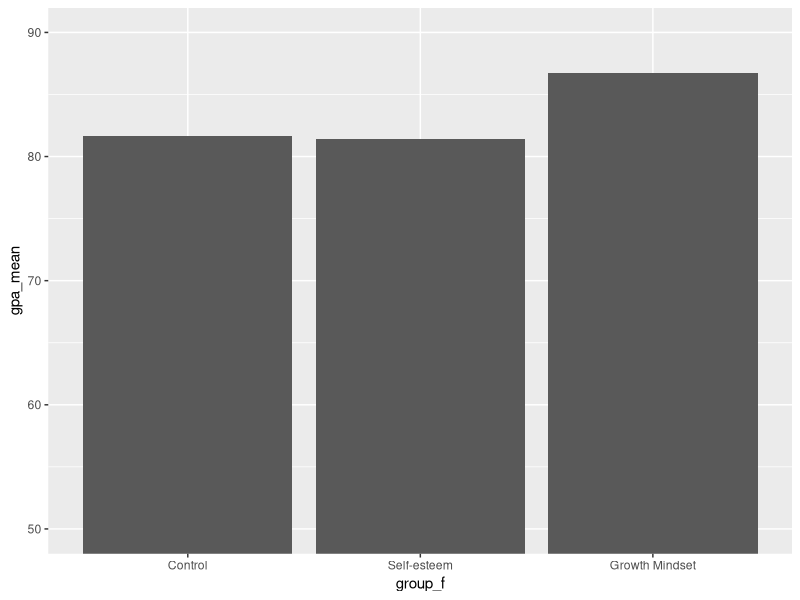
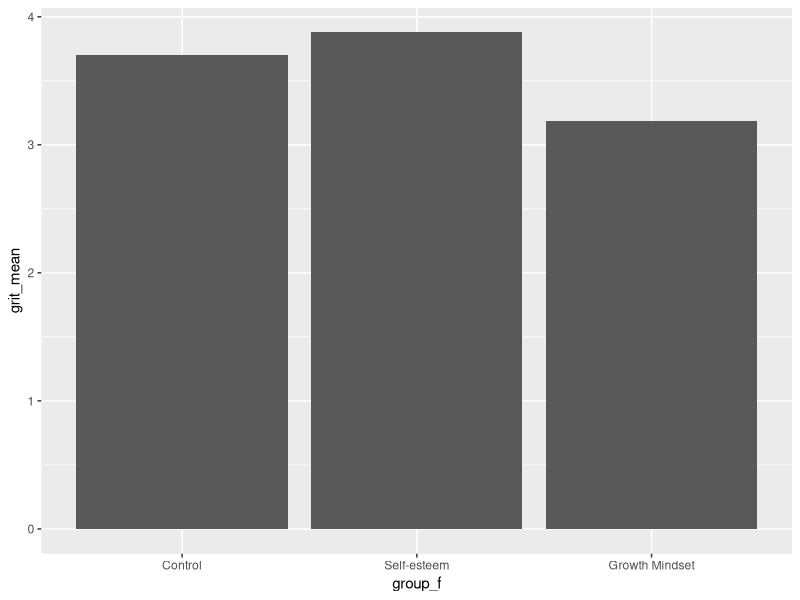
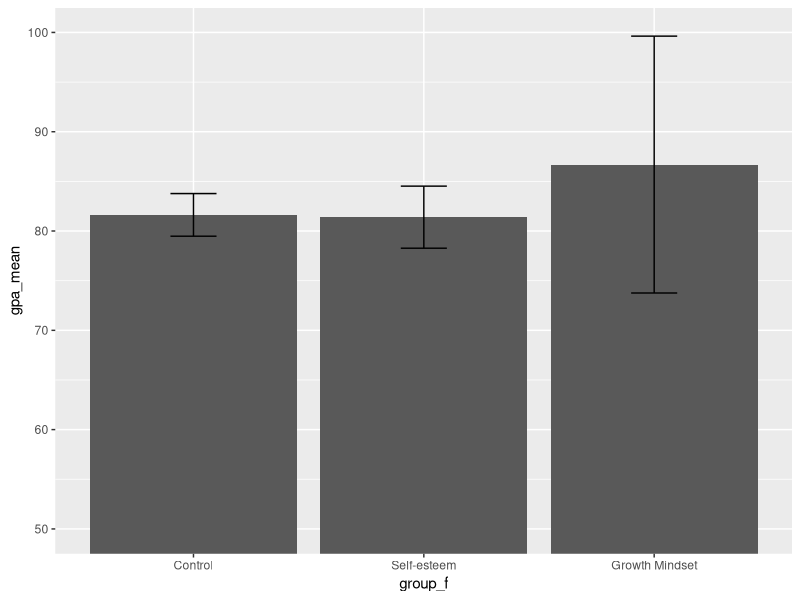
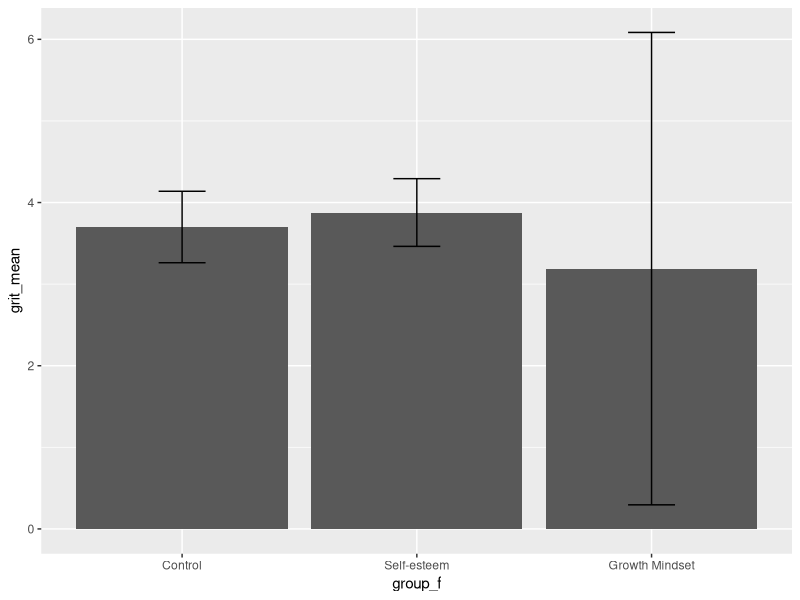
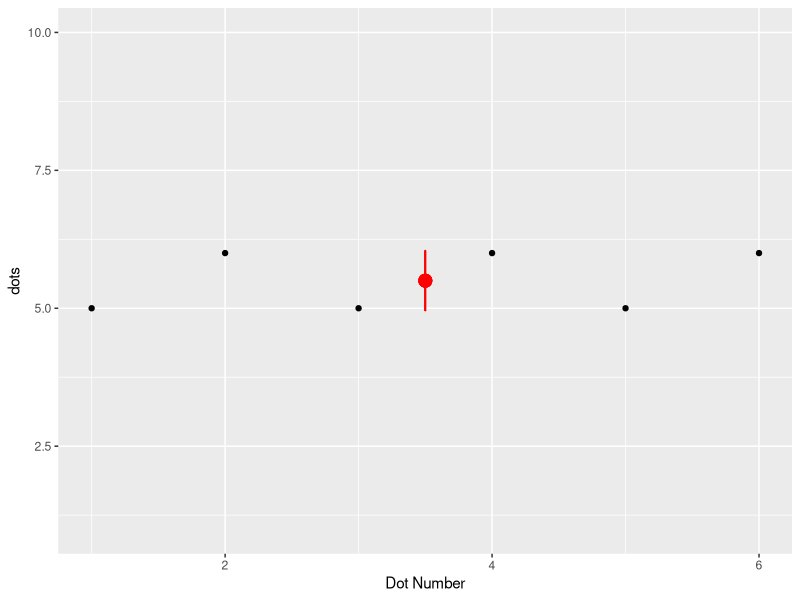
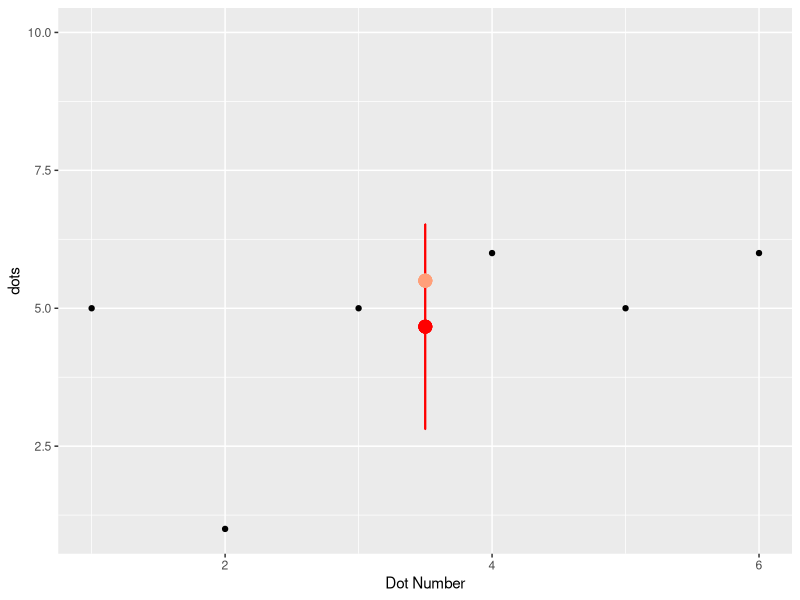
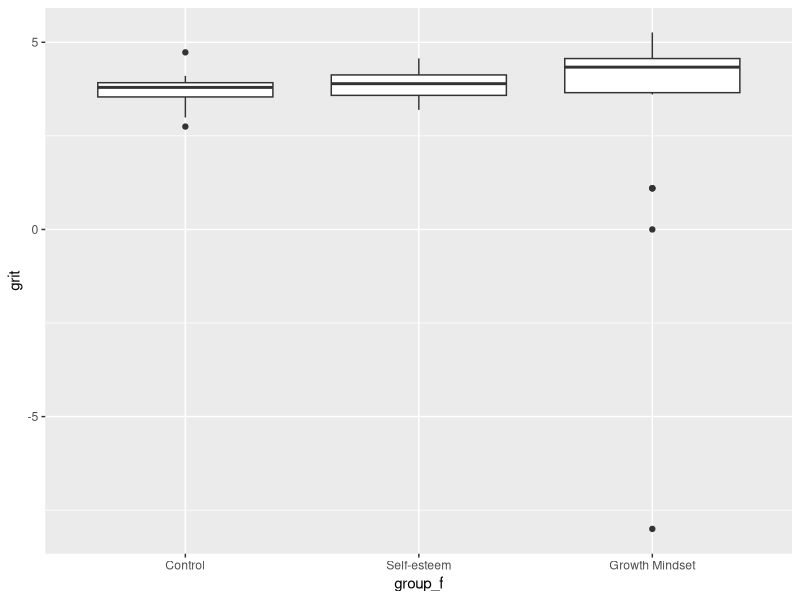
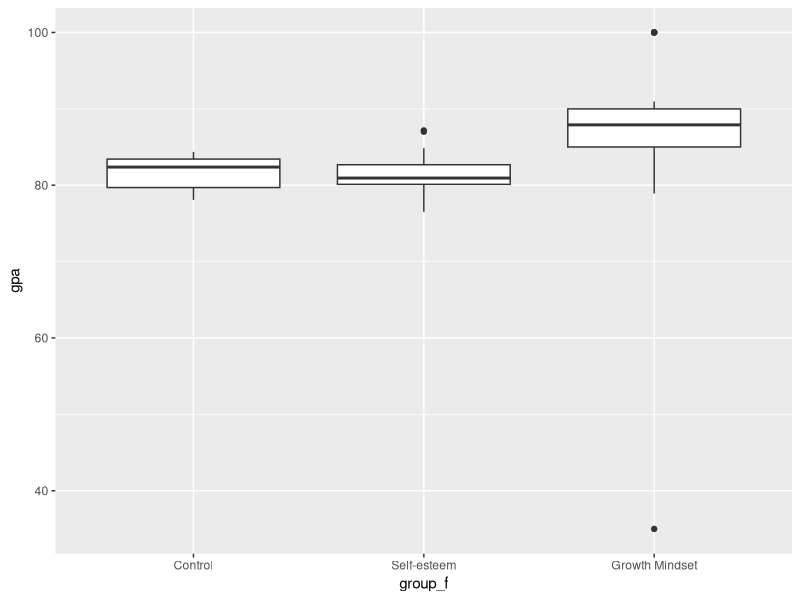

Source code (R) for these figures, in order:
## ---- chunk 1

library(tidyverse) # For dplyr, ggplot2, etc.
library(magrittr) # for pipes
library(psych) #for factanal, alpha

## ---- chunk 2

##reminder: "header = TRUE" tells the function that the top row of our data is, in fact, variable *names* and not actual data; "stringsAsFactors = TRUE" reads in character (aka string) variables (like our group_f variable) as factors rather than characters.
gm <- read.csv("growth mindset study_cleaned3.csv", header = TRUE, stringsAsFactors = TRUE)

gm %<>% mutate(group_f = ordered(group_f, levels = c("Control", "Self-esteem", "Growth Mindset")))
## ---- chunk 3
gm_means <- gm %>% 
              group_by(group_f) %>% 
                summarise(gpa_mean = mean(gpa, na.rm = TRUE), 
                          gpa_sd = sd(gpa, na.rm = TRUE), 
                          grit_mean = mean(grit, na.rm = TRUE), 
                          grit_sd = sd(grit, na.rm = TRUE))
## ---- chunk 4
gm_means %>%
  ggplot(aes(x = group_f, y = gpa_mean)) +
  geom_col() +
  coord_cartesian(ylim = c(50, 90))

gm_means %>%
  ggplot(aes(x = group_f, y = grit_mean)) +
  geom_col()

## ---- chunk 5
gm_means %>%
  ggplot(aes(x = group_f, y = gpa_mean)) +
  geom_col() +
  geom_errorbar(aes(ymin=gpa_mean-gpa_sd, ymax=gpa_mean+gpa_sd), width=.2) +
  coord_cartesian(ylim = c(50, 100))

gm_means %>%
  ggplot(aes(x = group_f, y = grit_mean)) +
  geom_col() +
  geom_errorbar(aes(ymin=grit_mean-grit_sd, ymax=grit_mean+grit_sd), width=.2)

## ---- chunk 6

dots <- c(5, 6, 5, 6, 5, 6)
num <- c(1, 2, 3, 4, 5, 6)
dotsnum <- cbind.data.frame(dots, num)

dotsnum %>% ggplot() +
  geom_point(aes(x = num, y = dots)) + coord_cartesian(ylim = c(1, 10))+
  geom_point(aes(x = mean(num), y = mean(dots)), colour="red", size = 4) + xlab("Dot Number")+
  geom_errorbar(aes(x = mean(num), y = mean(dots), ymin = mean(dots)-sd(dots), ymax = mean(dots)+sd(dots)), width = .001, color = "red")

## ---- chunk 7

dots <- c(5, 1, 5, 6, 5, 6)
num <- c(1, 2, 3, 4, 5, 6)
dotsnum <- cbind.data.frame(dots, num)

dotsnum %>% ggplot() +
  geom_point(aes(x = num, y = dots)) + coord_cartesian(ylim = c(1, 10))+
  geom_point(aes(x = mean(num), y = mean(dots)), color="red", size = 4) + xlab("Dot Number") +
  geom_errorbar(aes(x = mean(num), y = mean(dots), ymin = mean(dots)-sd(dots), ymax = mean(dots)+sd(dots)), width = .001, color = "red") +
  geom_point(aes(x = mean(num), y = 5.5), color="lightsalmon1", size = 4) #+
  #geom_errorbar(aes(x = mean(num), y = 5.5, ymin = 5, ymax = 6), width = .001, color = "lightsalmon1")

## ---- chunk 8
gm %>% ggplot() +
  geom_boxplot(aes(x = group_f, y = grit))

gm %>% ggplot() +
  geom_boxplot(aes(x = group_f, y = gpa))
## ---- chunk 9

gm %>% select(id, grit) %>% filter(grit < 1)
gm %>% select(id, gpa) %>% filter(gpa < 50)

## ---- chunk 10
#the function ifelse() works like this: ifelse(if_condition, then_do_this, otherwise_do_this). So here, the first one would be read as: "if grit is less than one, than code as missing, otherwise code the same as the original grit variable".

gm2 <- gm %>% mutate(
  
  grit = ifelse(grit < 1, NA, grit),
  gpa = ifelse(gpa < 50, NA, gpa)
  
)

## ---- chunk 11
gm2 %>% ggplot() +
  geom_boxplot(aes(x = group_f, y = grit))

gm2 %>% ggplot() +
  geom_boxplot(aes(x = group_f, y = gpa))

## ---- chunk 12

gm2 %>% 
  select(id, gpa) %>% 
  mutate(z_gpa = scale(gpa)) %>% 
  filter(z_gpa>=3| z_gpa<=-3)

gm2 %>% 
  select(grit) %>% 
  mutate(z_grit = scale(grit)) %>% 
  filter(z_grit>=3 | z_grit<=-3)

## ---- chunk 13
gm2.no.out <- gm2 %>% mutate(
  
  grit = ifelse(scale(grit) < -3, 
                NA,
                grit)
  
)
## ---- chunk 14
gm_means <- gm2.no.out %>% 
              group_by(group_f) %>% 
                summarise(gpa_mean = mean(gpa, na.rm = TRUE), 
                          gpa_sd = sd(gpa, na.rm = TRUE), 
                          grit_mean = mean(grit, na.rm = TRUE), 
                          grit_sd = sd(grit, na.rm = TRUE))

gm_means %>%
  ggplot(aes(x = group_f, y = gpa_mean)) +
  geom_col() +
  geom_errorbar(aes(ymin=gpa_mean-gpa_sd, ymax=gpa_mean+gpa_sd), width=.2) +
  coord_cartesian(ylim = c(50, 100))

gm_means %>%
  ggplot(aes(x = group_f, y = grit_mean)) +
  geom_col() +
  geom_errorbar(aes(ymin=grit_mean-grit_sd, ymax=grit_mean+grit_sd), width=.2)

## ---- chunk 15
mtcars %>% ggplot(aes(mpg,wt))+geom_point()+
  geom_point(data = mtcars %>% summarise_all(mean),size=5,color="red")+
  annotate(geom = "label",x = 25,y= 2.5, label = "A",color="blue",shape=7,size=3)+
  annotate(geom = "label",x = 25,y= 4,label = "B",color="blue",shape=7,size=3)+
  labs(y = "Weight", x= "Mileage")

## ---- chunk 16
MO_Detection = function (CompleteDataset, AnalyzedDataset, alpha = 0.001) {
  Means = colMeans(AnalyzedDataset, na.rm = T)
  Covariance = cov(AnalyzedDataset, use = "pairwise.complete.obs")
  Distances = mahalanobis(AnalyzedDataset, Means, Covariance)
  cutoff = qchisq(1-alpha, ncol(AnalyzedDataset))
  remain = Distances < cutoff
  PlotData = AnalyzedDataset %>% 
    mutate(ID = 1:nrow(AnalyzedDataset), 
           Distance = Distances, 
           Outlier = factor(remain,labels = c("Yes","No")))
  n = nrow(AnalyzedDataset) - sum(remain)
  report = paste(n, "cases were multivariate outliers")
  print(report)
  p = ggplot(PlotData, aes(ID, Distance, color = Outlier)) + 
    geom_point() + 
    labs(title = "Multivariate Outliers",
         subtitle = report)
    theme(legend.position = "bottom")
  print(p)

  return(CompleteDataset %>% filter(remain))
}
## ---- chunk 17
gm_noout = MO_Detection(gm, gm[7:9],alpha =.5)
## ---- chunk 18
gm_noout = MO_Detection(gm, gm[7:9],alpha = 0.01)
#gm_noout = MO_Detection(gm, gm[7:9],alpha = 0.8)
## ---- chunk 19
gm.full <- read.csv("growth mindset study.csv")

library(psych)

view(gm.full)
## ---- chunk 20

gm.full %<>% select(starts_with("grit"))

## ---- chunk 21
grit.a <- alpha(gm.full)

grit.a
## ---- chunk 22
grit.a$total$raw_alpha
## ---- chunk 23
rbar <- grit.a$total$average_r
## ---- chunk 24
k <- 4
## ---- chunk 25
alpha.by.hand <- (k*rbar)/(1+(k - 1)*rbar)

alpha.by.hand
## ---- chunk 26
sps <- read_csv("Confidence in Science.csv")
view(sps)
## ---- chunk 27
sps %>% cor() %>% round(2)
## ---- chunk 28
KMO(sps)
## ---- chunk 29
psych::cortest.bartlett(sps)
## ---- chunk 30
sps %>% cor %>% eigen(only.values = T)
## ---- chunk 31
sps %>% cor %>% eigen(only.values = T) %>% `$`(values) %>% enframe() %>% ggplot(aes(name,value))+geom_point()+geom_line()

## ---- chunk 32
# install.packages("corrplot")

sps %>% #data
  cor() %>% #generate correlations
  corrplot::corrplot(tl.col = "black",order = "hclust") #visualize. Hclust orders correlations.
## ---- chunk 33
principal(r = sps,nfactors = 2)
fit = fa(r = sps,nfactors = 2,fm = "uls")

fit
## ---- chunk 34
#MAKE SURE TO SCROLL UP IN THE CONSOLE OUPUT - SOMETIMES THE OUTPUT HERE GETS CUTOFF!
fit = fa(r = sps,nfactors = 2,fm = "uls",rotate = "oblimin")
print.psych(fit,cut=.3,sort=T)
## ---- chunk 35
plot(fit)
## ---- chunk 36
fit$scores %>% as.data.frame() %>% 
  rename(Pseudoscience = ULS1,
         Science = ULS2) %>% 
  mutate(Category = case_when(Science>0 & Pseudoscience>0 ~ "Believes all",
                              Science<0 & Pseudoscience<0 ~ "Skeptic",
                              Science>0 & Pseudoscience<0 ~ "Only Science",
                              Science<0 & Pseudoscience>0 ~ "Only Pseudocience")) %>% 
  ggplot(aes(Science,Pseudoscience,col=Category))+
  geom_point()+
  geom_hline(yintercept = 0)+
  geom_vline(xintercept = 0)+
  labs(title = "Belief in science is unrelated from belief in pseudoscience")+
  theme(legend.position = "bottom")
